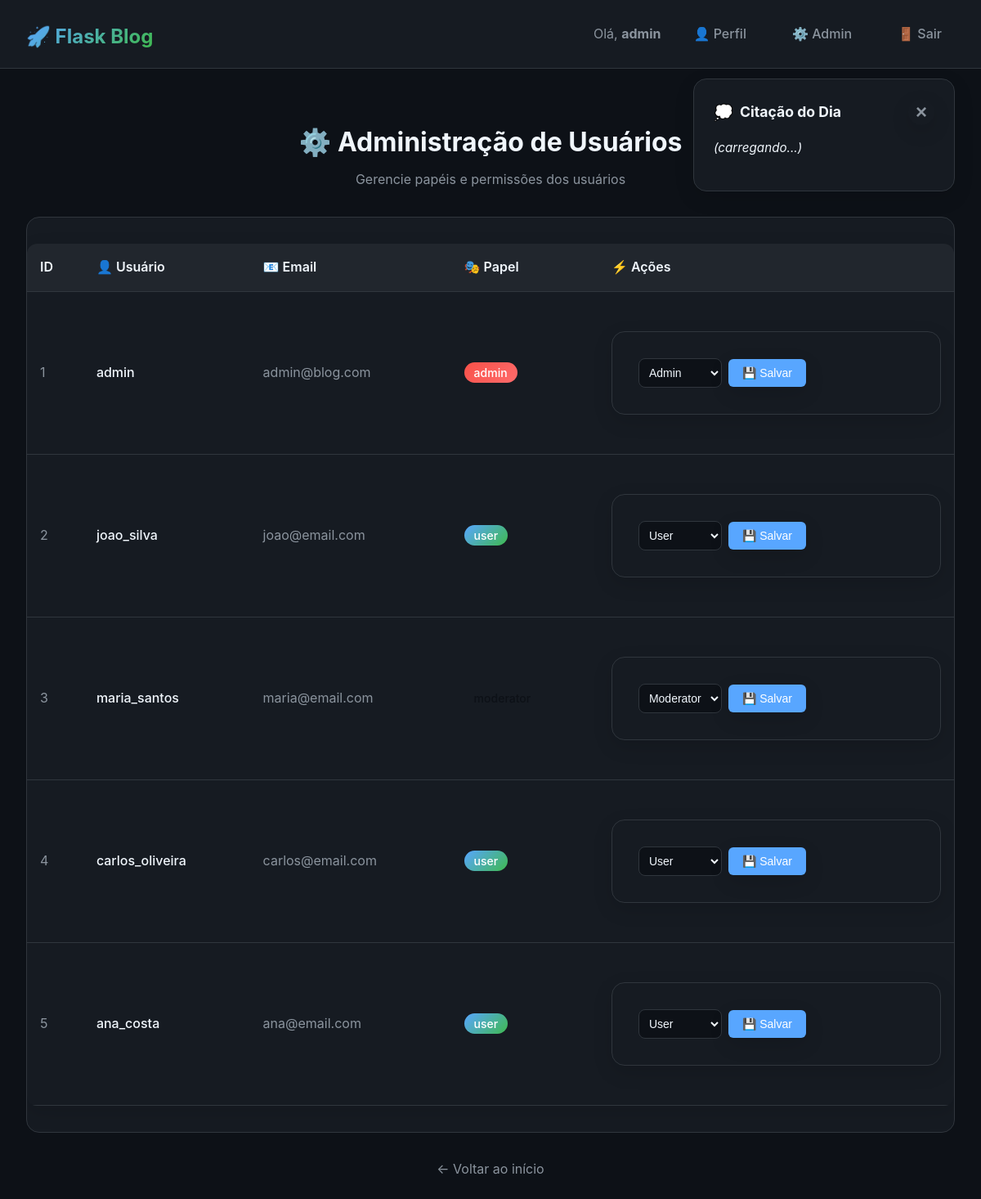
The app's page /admin/users (signed in) with its own data.
### models.py (models this page shows, shortened)
class User(UserMixin, db.Model):
    id = db.Column(db.Integer, primary_key=True)
    username = db.Column(db.String(80), unique=True, nullable=False)
    email = db.Column(db.String(120), unique=True, nullable=False)
    password_hash = db.Column(db.String(128))
    role = db.Column(db.String(20), default='user')  # 'user', 'moderator', 'admin'
    confirmed = db.Column(db.Boolean, default=False)
    posts = db.relationship('Post', backref='author', lazy=True)

### app.py (the view)
    @app.route('/admin/users', methods=['GET','POST'])
    @login_required
    def admin_users():
        if current_user.role != 'admin':
            flash('Acesso negado.', 'danger'); return redirect(url_for('index'))
        users = User.query.all()
        if request.method == 'POST':
            uid = int(request.form.get('user_id')); new_role = request.form.get('role')
            u = User.query.get(uid); u.role = new_role; db.session.commit(); flash('Papel atualizado.', 'success')
        return render_template('admin_users.html', users=users)

### app.py (called while the page is built)
@login_manager.user_loader
def load_user(user_id):
    return User.query.get(int(user_id))

### templates/admin_users.html (shortened to what this page needs)
{% extends 'base.html' %}
{% block content %}
<div style="max-width: 1200px; margin: 2rem auto;">
  <div style="text-align: center; margin-bottom: 2rem;">
    <h2 style="font-size: 2rem; margin-bottom: 0.5rem;">⚙️ Administração de Usuários</h2>
    <p style="color: var(--text-secondary);">Gerencie papéis e permissões dos usuários</p>
  </div>
  <div style="background: var(--bg-secondary); border: 1px solid var(--border-color); border-radius: 16px; overflow: hidden;">
    <table style="width: 100%; border-collapse: collapse;">
      <thead>
        <tr style="background: var(--bg-primary); border-bottom: 1px solid var(--border-color);">
          <th style="padding: 1rem; text-align: left; color: var(--text-primary); font-weight: 600;">ID</th>
          <th style="padding: 1rem; text-align: left; color: var(--text-primary); font-weight: 600;">👤 Usuário</th>
          <th style="padding: 1rem; text-align: left; color: var(--text-primary); font-weight: 600;">📧 Email</th>
          <th style="padding: 1rem; text-align: left; color: var(--text-primary); font-weight: 600;">🎭 Papel</th>
          <th style="padding: 1rem; text-align: left; color: var(--text-primary); font-weight: 600;">⚡ Ações</th>
        </tr>
      </thead>
      <tbody>
        {% for u in users %}
        <tr style="border-bottom: 1px solid var(--border-color);">
          <td style="padding: 1rem; color: var(--text-secondary);">{{ u.id }}</td>
          <td style="padding: 1rem; color: var(--text-primary); font-weight: 500;">{{ u.username }}</td>
          <td style="padding: 1rem; color: var(--text-secondary);">{{ u.email }}</td>
          <td style="padding: 1rem;">
            <span style="
              padding: 0.25rem 0.75rem;
              border-radius: 20px;
              font-size: 0.875rem;
              font-weight: 500;
              {% if u.role == 'admin' %}
                background: linear-gradient(135deg, var(--accent-red), #ff6b6b); color: white;
              {% elif u.role == 'moderator' %}
                background: linear-gradient(135deg, var(--accent-yellow), #ffd93d); color: var(--bg-primary);
              {% else %}
                background: linear-gradient(135deg, var(--accent-blue), var(--accent-green)); color: white;
              {% endif %}
            ">
              {{ u.role }}
            </span>
          </td>
          <td style="padding: 1rem;">
            <form method="post" style="display: flex; align-items: center; gap: 0.5rem;">
              <select name="role" style="
                padding: 0.5rem;
                border: 1px solid var(--border-color);
                border-radius: 8px;
                background: var(--bg-primary);
                color: var(--text-primary);
                font-size: 0.875rem;
              ">
                <option value="user" {% if u.role=='user' %}selected{% endif %}>User</option>
                <option value="moderator" {% if u.role=='moderator' %}selected{% endif %}>Moderator</option>
                <option value="admin" {% if u.role=='admin' %}selected{% endif %}>Admin</option>
              </select>
              <button type="submit" class="btn btn-primary" style="font-size: 0.875rem; padding: 0.5rem 1rem;">
                💾 Salvar
              </button>
            </form>
          </td>
        </tr>
        {% endfor %}
      </tbody>
    </table>
  </div>
  <div style="text-align: center; margin-top: 2rem;">
    <a href="{{ url_for('index') }}" style="color: var(--text-secondary); text-decoration: none;">
      ← Voltar ao início
    </a>
  </div>
</div>
{% endblock %}

### templates/base.html (shortened to what this page needs)
<!doctype html>
<html lang="pt-br">
<head>
  <link rel="stylesheet" href="{{ url_for('static', filename='style.css') }}">
</head>
<body>
  <header>
    <h1><a href="{{ url_for('index') }}">🚀 Flask Blog</a></h1>
    <nav>
      {% if current_user.is_authenticated %}
        <span style="color: var(--text-secondary);">Olá, <strong>{{ current_user.username }}</strong></span>
        <a href="{{ url_for('perfil') }}">👤 Perfil</a>
        {% if current_user.role == 'admin' %}
          <a href="{{ url_for('admin_users') }}">⚙️ Admin</a>
        {% endif %}
        <a href="{{ url_for('logout') }}">🚪 Sair</a>
      {% else %}
        <a href="{{ url_for('login') }}">🔑 Entrar</a>
        <a href="{{ url_for('register') }}">📝 Registrar</a>
      {% endif %}
    </nav>
  </header>
  <main>
    {% block content %}{% endblock %}
  </main>
  <aside id="quote-area">
    <div class="quote-header">
      <h3>Citação do Dia</h3>
      <button id="close-quote" class="close-btn" title="Fechar citação">&times;</button>
    </div>
    <div id="quote-text">(carregando...)</div>
  </aside>
</body>
</html>

### static/style.css (style rules this page uses)
:root { --bg-primary: #0d1117; --bg-secondary: #161b22; --bg-tertiary: #21262d; --text-primary: #f0f6fc; --text-secondary: #8b949e; --accent-blue: #58a6ff; --accent-green: #3fb950; --accent-red: #f85149; --accent-orange: #d29922; --border-color: #30363d; --shadow: 0 8px 24px rgba(0, 0, 0, 0.12); --shadow-hover: 0 12px 32px rgba(0, 0, 0, 0.18); }
* { box-sizing: border-box; margin: 0; padding: 0; }
body { font-family: -apple-system, BlinkMacSystemFont, 'Segoe UI', 'Roboto', 'Helvetica Neue', Arial, sans-serif; background: var(--bg-primary); color: var(--text-primary); line-height: 1.6; min-height: 100vh; }
header { background: var(--bg-secondary); border-bottom: 1px solid var(--border-color); padding: 1rem 2rem; display: flex; justify-content: space-between; align-items: center; position: sticky; top: 0; z-index: 100; backdrop-filter: blur(12px); }
header h1 a { color: var(--text-primary); text-decoration: none; font-size: 1.5rem; font-weight: 700; background: linear-gradient(135deg, var(--accent-blue), var(--accent-green)); -webkit-background-clip: text; -webkit-text-fill-color: transparent; background-clip: text; }
header nav { display: flex; gap: 1.5rem; align-items: center; }
header nav a { color: var(--text-secondary); text-decoration: none; padding: 0.5rem 1rem; border-radius: 8px; transition: all 0.2s ease; font-weight: 500; }
main { max-width: 1200px; margin: 0 auto; padding: 2rem; min-height: calc(100vh - 80px); }
form { background: var(--bg-secondary); padding: 2rem; border-radius: 16px; border: 1px solid var(--border-color); box-shadow: var(--shadow); max-width: 500px; margin: 2rem auto; }
button, input[type="submit"] { background: linear-gradient(135deg, var(--accent-blue), #4493f8); color: white; border: none; padding: 0.875rem 2rem; border-radius: 8px; font-size: 1rem; font-weight: 600; cursor: pointer; transition: all 0.2s ease; box-shadow: var(--shadow); }
table { width: 100%; border-collapse: collapse; background: var(--bg-secondary); border-radius: 12px; overflow: hidden; box-shadow: var(--shadow); margin: 2rem 0; }
th, td { padding: 1rem; text-align: left; border-bottom: 1px solid var(--border-color); }
th { background: var(--bg-tertiary); font-weight: 600; color: var(--text-primary); }
td { color: var(--text-secondary); }
aside#quote-area { position: fixed; right: 2rem; top: 6rem; width: 320px; background: var(--bg-secondary); border: 1px solid var(--border-color); border-radius: 16px; padding: 1.5rem; box-shadow: var(--shadow); backdrop-filter: blur(12px); }
.quote-header { display: flex; justify-content: space-between; align-items: center; margin-bottom: 1rem; }
#quote-area h3 { color: var(--text-primary); margin: 0; font-size: 1.1rem; display: flex; align-items: center; gap: 0.5rem; }
#quote-area h3:before { content: "💭"; font-size: 1.2rem; }
.close-btn { background: none; border: none; color: var(--text-secondary); font-size: 1.5rem; cursor: pointer; padding: 0.25rem; border-radius: 50%; width: 2rem; height: 2rem; display: flex; align-items: center; justify-content: center; transition: all 0.2s ease; line-height: 1; }
#quote-text { color: var(--text-primary); font-style: italic; line-height: 1.6; margin-bottom: 1rem; font-size: 0.95rem; }
a { color: var(--accent-blue); text-decoration: none; transition: color 0.2s ease; }
.btn { display: inline-block; padding: 0.5rem 1rem; border-radius: 6px; font-size: 0.875rem; font-weight: 500; text-decoration: none; transition: all 0.2s ease; border: 1px solid transparent; }
.btn-primary { background: var(--accent-blue); color: white; }

### records on screen
User: username "admin", id "1", email "admin@blog.com", role "admin", role "Admin"
User: id "2", username "joao_silva", email "joao@email.com", role "user", role "User"
User: id "3", username "maria_santos", email "maria@email.com", role "Moderator"
User: id "4", username "carlos_oliveira", email "carlos@email.com", role "user", role "User"
User: id "5", username "ana_costa", email "ana@email.com", role "user", role "User"
